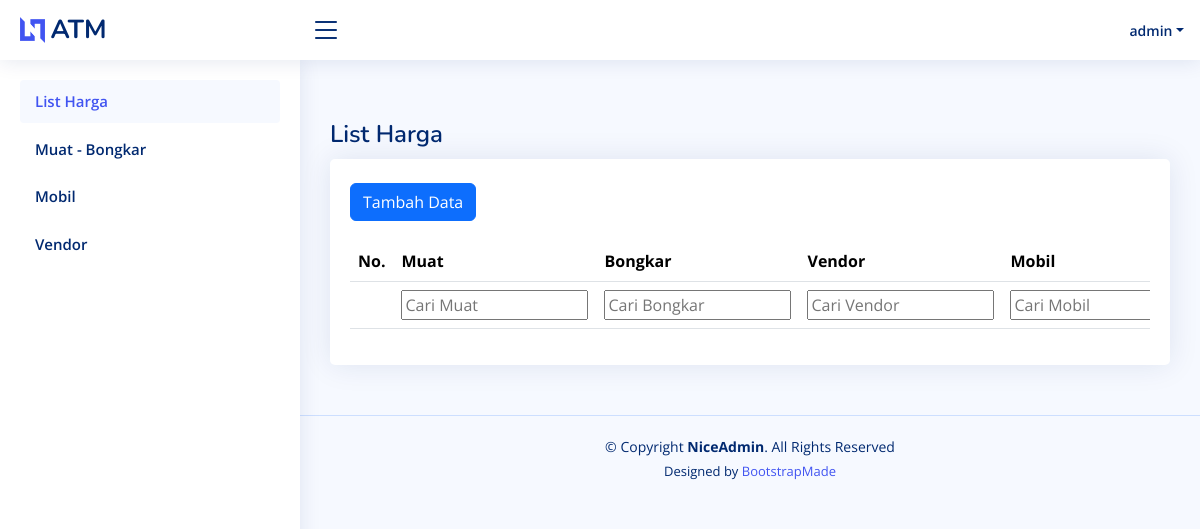
/index.php (signed in), run on an earlier commit of the app's database.
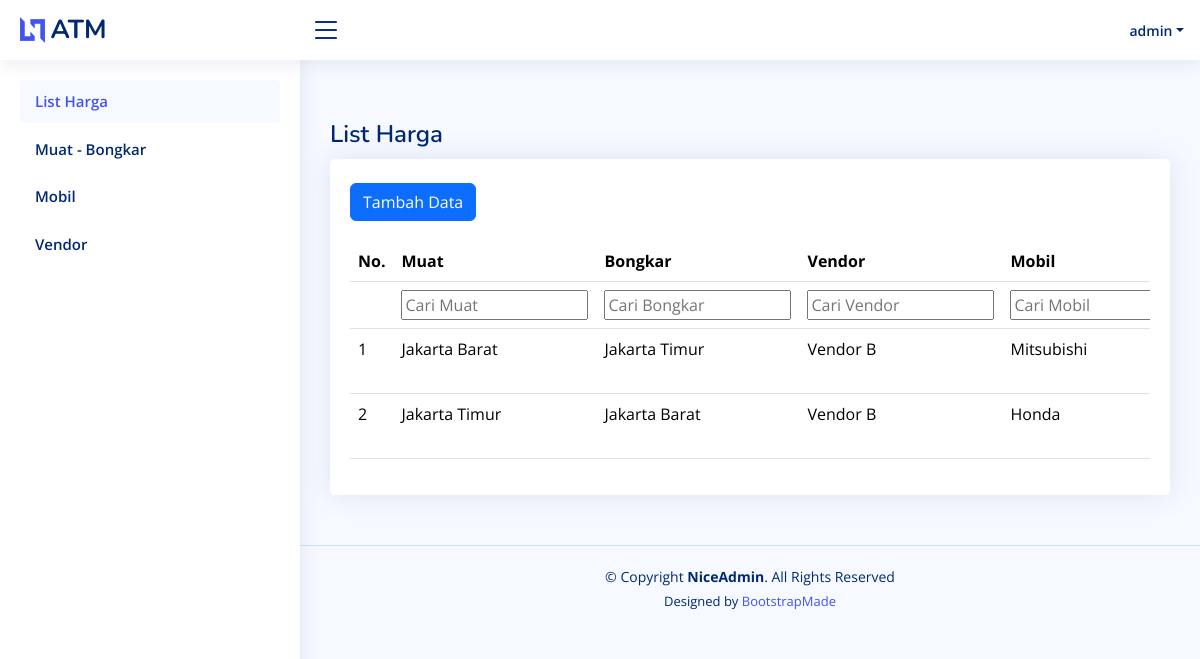
And on a later commit of the database.
### tables this page shows
CREATE TABLE `list_harga` (
  `id` int(11) NOT NULL,
  `created_date` timestamp NOT NULL DEFAULT current_timestamp(),
  `modified_date` timestamp NOT NULL DEFAULT current_timestamp() ON UPDATE current_timestamp(),
  `secure_id` varchar(52) NOT NULL,
  `muat_id` int(11) NOT NULL,
  `bongkar_id` int(11) NOT NULL,
  `vendor_id` int(11) NOT NULL,
  `mobil_id` int(11) NOT NULL,
  `harga` float NOT NULL
);

CREATE TABLE `vendor` (
  `id` int(11) NOT NULL,
  `created_date` timestamp NOT NULL DEFAULT current_timestamp(),
  `modified_date` timestamp NOT NULL DEFAULT current_timestamp() ON UPDATE current_timestamp(),
  `secure_id` varchar(52) NOT NULL,
  `nama` varchar(100) NOT NULL,
  `mobil_id` varchar(100) NOT NULL COMMENT '["1","2"]'
);

### layout/navlinks.php (called while the page is built, shortened)
<?php
$nav_links = [
    ['url' => 'index.php', 'text' => 'List Harga'],
    ['url' => 'muat_bongkar.php', 'text' => 'Muat - Bongkar'],
    ['url' => 'mobil.php', 'text' => 'Mobil'],
    ['url' => 'vendor.php', 'text' => 'Vendor'],
];
?>

### api/get_list_harga.php (called while the page is built, shortened)
<?php
require 'config/db.php';
if ($_SERVER["REQUEST_METHOD"] == "GET") {
    try{
        $sql = 'SELECT l.*, v.nama as vendor FROM list_harga l
        LEFT JOIN vendor v ON l.vendor_id = v.id';
        $stmt = $db->query($sql);
        $list_harga = $stmt->fetchAll();
        foreach($list_harga as $i=>$v) {
            $sql = "SELECT nama FROM mobil WHERE id = :id";
            $stmt = $db->prepare($sql);
            $stmt->bindParam(':id', $list_harga[$i]['mobil_id'], PDO::PARAM_INT);
            $stmt->execute();
            $mobil = $stmt->fetchColumn();
            $list_harga[$i]['mobil'] = $mobil;
            $sql = "SELECT nama FROM muat_bongkar WHERE id = :id";
            $stmt = $db->prepare($sql);
            $stmt->bindParam(':id', $list_harga[$i]['muat_id'], PDO::PARAM_INT);
            $stmt->execute();
            $muat = $stmt->fetchColumn();
            $list_harga[$i]['muat'] = $muat;
            $sql = "SELECT nama FROM muat_bongkar WHERE id = :id";
            $stmt = $db->prepare($sql);
            $stmt->bindParam(':id', $list_harga[$i]['bongkar_id'], PDO::PARAM_INT);
            $stmt->execute();
            $bongkar = $stmt->fetchColumn();
            $list_harga[$i]['bongkar'] = $bongkar;
        }
    } catch(PDOException $e){
        echo "Connection failed: " . $e->getMessage();
        exit;
    }
}
?>

### index.php (the view, shortened to what this page needs)
<?php
require 'layout/header.php';
require 'layout/navbar.php';
require 'layout/sidebar.php';
require 'api/get_list_harga.php';
?>
  <main id="main" class="main">
    <div class="pagetitle">
      <h1>List Harga</h1>
    </div>
    <section class="section">
      <div class="row">
        <div class="col-lg-12">
          <div class="card">
            <div class="card-body" style="padding-top:3dvh;">
              <a href="upsert_list_harga.php" class="btn btn-primary" style="margin-bottom:20px;">Tambah Data</a>
              <div class="table-responsive">
                <table class="table datatable" id="customDataTable">
                  <thead>
                    <tr>
                      <th>No.</th>
                      <th>Muat</th>
                      <th>Bongkar</th>
                      <th>Vendor</th>
                      <th>Mobil</th>
                    </tr>
                    <tr>
                      <th></th>
                      <th><input type="text" placeholder="Cari Muat" /></th>
                      <th><input type="text" placeholder="Cari Bongkar" /></th>
                      <th><input type="text" placeholder="Cari Vendor" /></th>
                      <th><input type="text" placeholder="Cari Mobil" /></th>
                  </tr>
                  </thead>
                  <tbody>
                    <?php
                    foreach($list_harga as $i=>$v):
                      echo '<tr>';
                        echo '<td>'.sprintf("%d", $i+1).'</td>';
                        echo '<td>'.$v['muat'].'</td>';
                        echo '<td>'.$v['bongkar'].'</td>';
                        echo '<td>'.$v['vendor'].'</td>';
                        echo '<td>'.$v['mobil'].'</td>';
                      echo '</tr>';
                    endforeach;
                    ?>
                  </tbody>
                </table>
              </div>
            </div>
          </div>
        </div>
      </div>
    </section>
  </main>
  <?php
  require 'layout/footer.php';

### layout/header.php (shortened to what this page needs)
<!DOCTYPE html>
<html lang="en">
<head>
  <link href="assets/vendor/fontawesome-free/css/all.min.css" rel="stylesheet" type="text/css">
  <link href="assets/vendor/bootstrap/css/bootstrap.min.css" rel="stylesheet">
  <link href="assets/vendor/bootstrap-icons/bootstrap-icons.css" rel="stylesheet">
  <link href="assets/vendor/boxicons/css/boxicons.min.css" rel="stylesheet">
  <link href="assets/vendor/quill/quill.snow.css" rel="stylesheet">
  <link href="assets/vendor/quill/quill.bubble.css" rel="stylesheet">
  <link href="assets/vendor/remixicon/remixicon.css" rel="stylesheet">
  <link href="vendor/datatables/dataTables.bootstrap4.min.css" rel="stylesheet">
  <link href="https://cdn.jsdelivr.net/npm/select2@4.1.0-rc.0/dist/css/select2.min.css" rel="stylesheet" />
  <link rel="stylesheet" href="https://cdn.jsdelivr.net/npm/select2-bootstrap-5-theme@1.3.0/dist/select2-bootstrap-5-theme.min.css" />
  <link href="assets/css/style.css" rel="stylesheet">
</head>
<body>

### layout/navbar.php (shortened to what this page needs)
<header id="header" class="header fixed-top d-flex align-items-center">
  <div class="d-flex align-items-center justify-content-between">
    <a href="index.html" class="logo d-flex align-items-center">
      <img src="assets/img/logo.png" alt="">
      <span class="d-none d-lg-block">ATM</span>
    </a>
    <i class="bi bi-list toggle-sidebar-btn"></i>
  </div>
  <nav class="header-nav ms-auto">
    <ul class="d-flex align-items-center">
      <li class="nav-item dropdown pe-3">
        <a class="nav-link nav-profile d-flex align-items-center pe-0" href="#" data-bs-toggle="dropdown">
          <span class="d-none d-md-block dropdown-toggle ps-2"><?php echo $_SESSION['username'] ?></span>
        </a>
      </li>
    </ul>
  </nav>
</header>

### layout/sidebar.php
  <?php
      require 'navlinks.php';
      $current_page = basename($_SERVER['PHP_SELF']);
  ?>
<aside id="sidebar" class="sidebar">
  <ul class="sidebar-nav" id="sidebar-nav">
      <?php foreach ($nav_links as $link): ?>
          <li class="nav-item">
              <a class="nav-link <?php echo ($current_page != $link['url']) ? 'collapsed' : ''; ?>" href="<?php echo $link['url']; ?>" >
                  <span><?php echo $link['text']; ?></span>
              </a>
          </li>
      <?php endforeach; ?>
  </ul>
</aside>

### layout/footer.php (shortened to what this page needs)
  <footer id="footer" class="footer">
    <div class="copyright">
      &copy; Copyright <strong><span>NiceAdmin</span></strong>. All Rights Reserved
    </div>
    <div class="credits">
      Designed by <a href="https://bootstrapmade.com/">BootstrapMade</a>
    </div>
  </footer>
</body>
</html>

### assets/css/style.css (style rules this page uses)
:root { scroll-behavior: smooth; }
body { font-family: "Open Sans", sans-serif; background: #f6f9ff; color: #444444; }
a { color: #4154f1; text-decoration: none; }
h1, h2, h3, h4, h5, h6 { font-family: "Nunito", sans-serif; }
#main { margin-top: 60px; padding: 20px 30px; transition: all 0.3s; }
.pagetitle { margin-bottom: 10px; margin-top: 5vh; }
.pagetitle h1 { font-size: 24px; margin-bottom: 0; font-weight: 600; color: #012970; }
.card { margin-bottom: 30px; border: none; border-radius: 5px; box-shadow: 0px 0 30px rgba(1, 41, 112, 0.1); }
.card-body { padding: 20px 20px 20px 20px; }
.logo { line-height: 1; }
@media (min-width: 1200px) { .logo { width: 280px; } }
.logo img { max-height: 26px; margin-right: 6px; }
.logo span { font-size: 26px; font-weight: 700; color: #012970; font-family: "Nunito", sans-serif; }
.header { transition: all 0.5s; z-index: 997; height: 60px; box-shadow: 0px 2px 20px rgba(1, 41, 112, 0.1); background-color: #fff; padding-left: 20px; }
.header .toggle-sidebar-btn { font-size: 32px; padding-left: 10px; cursor: pointer; color: #012970; }
.header-nav ul { list-style: none; }
.header-nav>ul { margin: 0; padding: 0; }
.header-nav .nav-profile { color: #012970; }
.header-nav .nav-profile span { font-size: 14px; font-weight: 600; }
.sidebar { position: fixed; top: 60px; left: 0; bottom: 0; width: 300px; z-index: 996; transition: all 0.3s; padding: 20px; overflow-y: auto; scrollbar-width: thin; scrollbar-color: #aab7cf transparent; box-shadow: 0px 0px 20px rgba(1, 41, 112, 0.1); background-color: #fff; }
@media (min-width: 1200px) { #main, #footer { margin-left: 300px; } }
.sidebar-nav { padding: 0; margin: 0; list-style: none; }
.sidebar-nav li { padding: 0; margin: 0; list-style: none; }
.sidebar-nav .nav-item { margin-bottom: 5px; }
.sidebar-nav .nav-link { display: flex; align-items: center; font-size: 15px; font-weight: 600; color: #4154f1; transition: 0.3; background: #f6f9ff; padding: 10px 15px; border-radius: 4px; }
.sidebar-nav .nav-link.collapsed { color: #012970; background: #fff; }
.footer { padding: 20px 0; font-size: 14px; transition: all 0.3s; border-top: 1px solid #cddfff; }
.footer .copyright { text-align: center; color: #012970; }
.footer .credits { padding-top: 5px; text-align: center; font-size: 13px; color: #012970; }
.table-responsive { overflow-x: auto; }

What changed in the data, as far as the page shows it:
added list_harga: muat "Jakarta Barat", bongkar "Jakarta Timur", vendor.nama "Vendor B", mobil "Mitsubishi"
added list_harga: muat "Jakarta Timur", bongkar "Jakarta Barat", vendor.nama "Vendor B", mobil "Honda"
